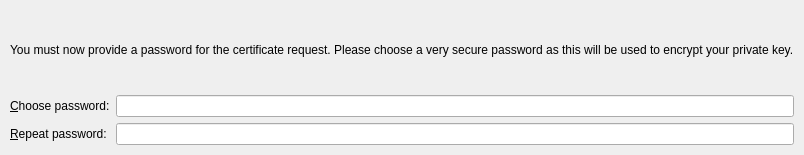
<ui version="4.0" >
 <author>George Staikos &lt;staikos@kde.org></author>
 <comment></comment>
 <exportmacro></exportmacro>
 <class>KGWizardPage2</class>
 <widget class="QWidget" name="KGWizardPage2" >
  <property name="geometry" >
   <rect>
    <x>0</x>
    <y>0</y>
    <width>343</width>
    <height>155</height>
   </rect>
  </property>
  <layout class="QGridLayout" >
   <property name="margin" >
    <number>10</number>
   </property>
   <property name="spacing" >
    <number>6</number>
   </property>
   <item row="2" column="0" >
    <widget class="QLabel" name="TextLabel6" >
     <property name="text" >
      <string>&amp;Repeat password:</string>
     </property>
     <property name="buddy" >
      <cstring>_password2</cstring>
     </property>
    </widget>
   </item>
   <item row="1" column="0" >
    <widget class="QLabel" name="TextLabel5" >
     <property name="text" >
      <string>&amp;Choose password:</string>
     </property>
     <property name="buddy" >
      <cstring>_password1</cstring>
     </property>
    </widget>
   </item>
   <item row="1" column="1" >
    <widget class="QLineEdit" name="_password1" >
     <property name="echoMode" >
      <enum>QLineEdit::Password</enum>
     </property>
    </widget>
   </item>
   <item row="2" column="1" >
    <widget class="QLineEdit" name="_password2" >
     <property name="echoMode" >
      <enum>QLineEdit::Password</enum>
     </property>
    </widget>
   </item>
   <item row="0" column="0" colspan="2" >
    <widget class="QLabel" name="TextLabel4" >
     <property name="text" >
      <string>You must now provide a password for the certificate request. Please choose a very secure password as this will be used to encrypt your private key.</string>
     </property>
    </widget>
   </item>
  </layout>
 </widget>
 <pixmapfunction></pixmapfunction>
 <resources/>
 <connections/>
</ui>
